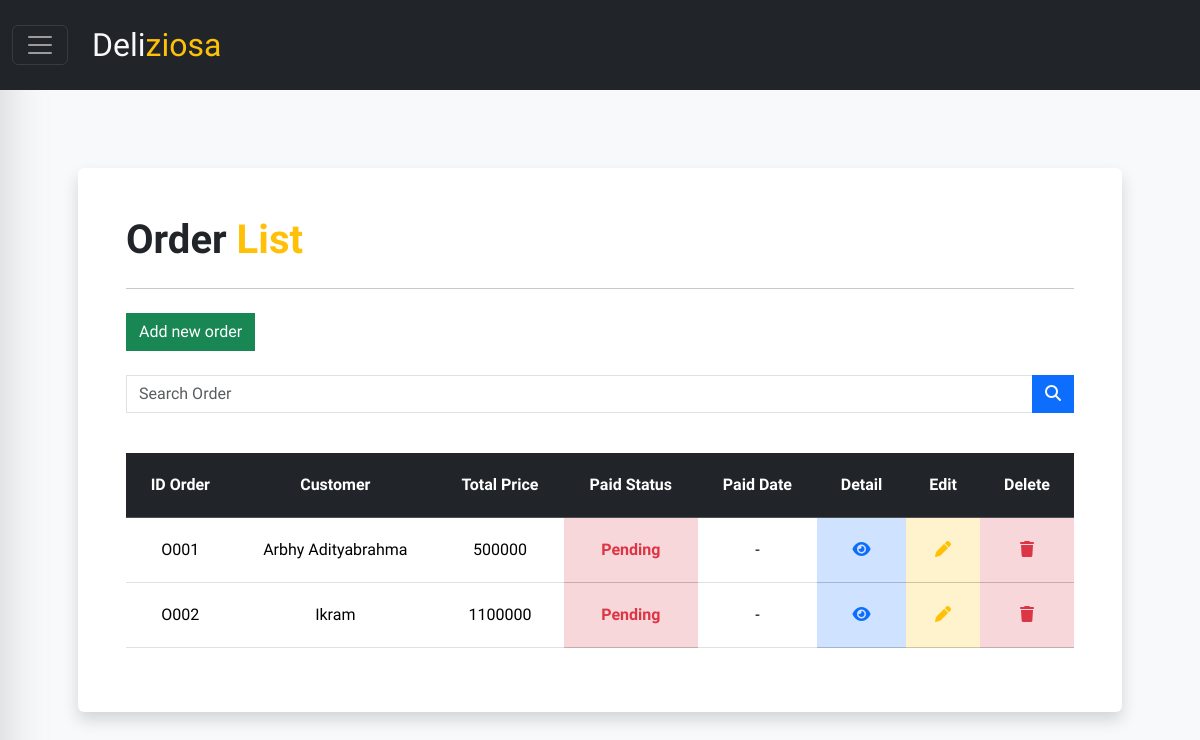
Screenshot of /public/orders/index (signed in) with the database file from the repository.
### tables this page shows
CREATE TABLE `orders` (
  `id_orders` varchar(4) NOT NULL,
  `customers_id` varchar(4) NOT NULL,
  `total_price` int(15) UNSIGNED DEFAULT 0,
  `meals_id` varchar(4) NOT NULL,
  `paid_stat` enum('Paid','Pending','Cancel') NOT NULL DEFAULT 'Pending',
  `date_paid` date DEFAULT NULL,
  `date_reservation` date NOT NULL,
  `ticket` varchar(8) DEFAULT NULL
);

CREATE TABLE `customers` (
  `id_customers` varchar(4) NOT NULL,
  `numbers_phone` varchar(12) NOT NULL,
  `email` varchar(89) NOT NULL,
  `name` varchar(45) NOT NULL,
  `password` varchar(20) NOT NULL DEFAULT 'user123'
);

### app/core/Controller.php (called while the page is built, shortened)
<?php
class Controller {
    public function view($view, $data = []) {
        require_once "../app/views/".$view.".php";
    }
    public function model($model) {
        return new $model;
    }
}

### app/controllers/Orders.php (called while the page is built, shortened)
<?php
class Orders extends Controller {
    public function index() {
        if(isset($_SESSION['is_admin'])) {
            $data['title'] = 'Order List';
            $data['orders'] = $this->model('Orders_model')->getAllOrders();
        } else {
            $data['title'] = 'Order List';
            $data['orders'] = $this->model('Orders_model')->getOrdersByCustomer($_SESSION['id_user']);
        }
        $this->view('templates/header', $data);
        $this->view('orders/index', $data);
        $this->view('templates/footer');
    }
}

### app/core/App.php (called while the page is built, shortened)
<?php
class App {
    protected $method = 'index';
    protected $params = [];
    public function __construct() {
        $url = $this->parseURL();
        if(!empty($url) && file_exists('../app/controllers/'.$url[0].'.php')) {
            unset($url[0]);
        }
        $this->controller = new $this->controller;
        if(isset($url[1])) {
            if(method_exists($this->controller, $url[1])) {
                $this->method = $url[1];
            }
        }
        call_user_func_array([$this->controller, $this->method], $this->params);
    }
    public function parseURL() {
        if(isset($_GET['url'])) {
            $url = rtrim($_GET['url'], '/');
            $url = filter_var($url, FILTER_SANITIZE_URL);
            $url = explode('/', $url);
            return $url;
        }
    }
}

### public/index.php (called while the page is built, shortened)
<?php
$app = new App;

### app/core/Database.php (called while the page is built, shortened)
<?php
class Database {
    private $host = DB_HOST;
    private $user = DB_USER;
    private $pass = DB_PASS;
    private $db_name = DB_NAME;
    public function __construct() {
        $dsn = 'mysql:host='.$this->host.';dbname='.$this->db_name;
        $option = [
            PDO::ATTR_PERSISTENT => true,
            PDO::ATTR_ERRMODE => PDO::ERRMODE_EXCEPTION
        ];
        try {
            $this->dbh = new PDO($dsn, $this->user, $this->pass, $option);
        } catch (PDOExepction $e) {
             die($e->getMessage());
        }
    }
    public function query($query) {
        $this->stmt = $this->dbh->prepare($query);
    }
    public function execute() {
        $this->stmt->execute();
    }
    public function resultSet() {
        $this->execute();
        return $this->stmt->fetchAll(PDO::FETCH_ASSOC);
    }
}

### app/models/Orders_model.php (called while the page is built, shortened)
<?php
class Orders_model {
    private $table = 'orders';
    private $db;
    public function __construct() {
        $this->db = new Database;
    }
    public function getAllOrders() {
        $this->db->query('SELECT c.name, o.*, m.meals_type
                                    FROM '.$this->table.' o
                                    JOIN customers c ON c.id_customers = o.customers_id
                                    JOIN meals m ON m.id_meals = o.meals_id');
        return $this->db->resultSet();
    }
}

### app/views/orders/index.php (the view, shortened to what this page needs)
<main class="container p-5">
  <section
    class="bg-white shadow order-data rounded p-5 w-100 overflow-x-scroll"
  >
    <div class="d-flex justify-content-between">
      <h1 class="fs-1 fw-semibold">Order <span class="text-warning">List</span></h1>
    </div>
    <hr />
    <a href="<?= BASEURL; ?>orders/form" class="btn btn-green mt-2 rounded-0 border border-success">
      Add new order
    </a>
    <form action="<?= BASEURL; ?>orders/search" method="post" class="mt-4">
      <div class="input-group mb-3 z-0">
        <input
          type="text"
          class="form-control rounded-0 z-0"
          placeholder="Search Order"
          aria-label="Search Order"
          aria-describedby="button-search"
          name="keyword"
        />
        <button
          class="btn btn-primary rounded-0"
          type="submit"
          id="button-search"
        >
          <i class="fa-solid fa-magnifying-glass text-light"></i>
        </button>
      </div>
    </form>
    <table class="table table-hover mt-4">
      <thead class="table-dark">
        <tr>
          <th scope="col">ID Order</th>
          <th scope="col">Customer</th>
          <th scope="col">Total Price</th>
          <th scope="col">Paid Status</th>
          <th scope="col">Paid Date</th>
          <th scope="col">Detail</th>
          <th scope="col">Edit</th>
          <th scope="col">Delete</th>
        </tr>
      </thead>
      <tbody>
        <?php foreach($data['orders'] as $order) :?>
        <tr>
          <td><?=$order['id_orders'];?></td>
          <td><?=$order['name'];?></td>
          <td><?=$order['total_price'];?></td>
          <?= ($order['paid_stat'] !== 'Paid')
                ? '<td class="fw-semibold table-danger text-danger">'.$order['paid_stat'].'</td>'
                : '<td class="fw-semibold table-success text-success">'.$order['paid_stat'].'</td>';?>
          <td><?= (is_null($order['date_paid'])) ? '-' : $order['date_paid'];?></td>
          <td class="table-primary">
            <a data-bs-toggle="modal" data-bs-target="#detailModal" onclick="showDetail(this)" data-id="<?=$order['id_orders'];?>">
              <i class="fa-solid fa-eye text-primary"></i>
            </a>
          </td>
          <td class="table-warning">
            <a href="<?= BASEURL; ?>orders/form/<?=$order['id_orders'];?>" class="text-decoration-none"
              ><i class="text-warning fa-solid fa-pen"></i
            ></a>
          </td>
          <td class="table-danger">
            <a href="<?= BASEURL; ?>orders/delete/<?=$order['id_orders'];?>" class="text-decoration-none"
              ><i class="text-danger fa-solid fa-trash"></i
            ></a>
          </td>
        </tr>
        <?php endforeach; ?>
      </tbody>
    </table>
  </section>
</main>

### app/views/templates/header.php (shortened to what this page needs)
<!DOCTYPE html>
<html lang="en">
<head>
  <link rel="stylesheet" href="https://cdn.jsdelivr.net/npm/bootstrap@5.3.2/dist/css/bootstrap.min.css">
  <link rel="stylesheet" href="https://cdnjs.cloudflare.com/ajax/libs/font-awesome/6.5.1/css/all.min.css">
  <link rel="stylesheet" href="<?= BASEURL; ?>css/index.css">
</head>
<body class="bg-light">
  <nav class="navbar py-3 fixed-top bg-dark" data-bs-theme="dark">
    <div class="container-fluid justify-content-start z-2">
      <button class="navbar-toggler" type="button">
        <span class="navbar-toggler-icon"></span>
      </button>
      <a class="navbar-brand fs-2 ms-4 opacity-on" href="#">
        <span class="text-light acme">Deli</span><span class="text-warning acme">ziosa</span>
      </a>
    </div>
  </nav>

### app/views/templates/footer.php (shortened to what this page needs)
  </body>
</html>

### public/css/index.css (style rules this page uses)
body { scroll-behavior: smooth; }
* { font-family: 'Quicksand', serif; box-sizing: border-box; }
th, td { text-align: center; padding: 20px !important; }
.w-100 { width: 100%; }
.navbar { width: 100% !important; position: fixed; }
.opacity-on { opacity: 1; animation: fade-in .5s 1; }
.acme { font-family: 'Acme', serif !important; }
.bg-white { background: #fff; }
.btn-green { background: #198754; color: white !important; }
nav { transition: .3s; }
.order-data { margin-top: 15vh; }

### rows the page displays
orders: id_orders "O001", customers.name "Arbhy Adityabrahma", total_price "500000", paid_stat "Pending"
orders: id_orders "O002", customers.name "Ikram", total_price "1100000", paid_stat "Pending"
